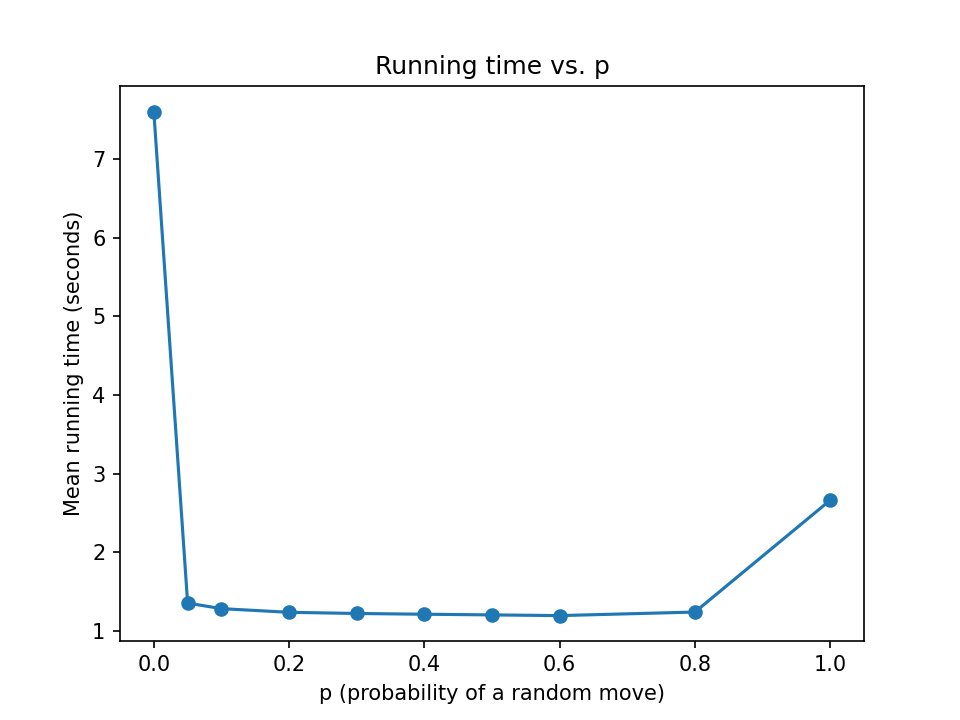

Recreate this plot in Python.
import glob
import time
import csv
import statistics
import matplotlib.pyplot as plt
from upgraded_robot_solver import parse_cnf, walksat

P_VALUES = [0.0, 0.05, 0.1, 0.2, 0.3, 0.4, 0.5, 0.6, 0.8, 1.0]
RUNS_PER_FILE = 3
MAX_FLIPS = 20000

paths = sorted(glob.glob("problems/*.cnf"))
cnfs = [parse_cnf(p) for p in paths]
print(f"{len(paths)} files")

rows = [] #metrics
for p in P_VALUES:
    times, timeouts = [], 0
    for nv, cl, occ in cnfs:
        start = time.perf_counter()
        result = walksat(nv, cl, occ, p=p, max_flips=MAX_FLIPS)
        times.append(time.perf_counter() - start)
        if result is None:
            timeouts += 1
    mean_t = statistics.mean(times)
    rows.append((p, mean_t, timeouts, len(times)))
    print(f"p={p:.2f}: mean {mean_t:.3f}s, timeouts {timeouts}/{len(times)}")

with open("p_sweep.csv", "w", newline="") as f:
    w = csv.writer(f)
    w.writerow(["p", "mean_seconds", "timeouts", "runs"])
    w.writerows(rows)

plt.plot([r[0] for r in rows], [r[1] for r in rows], marker="o")
plt.xlabel("p (probability of a random move)")
plt.ylabel("Mean running time (seconds)")
plt.title("Running time vs. p")
plt.savefig("sweep_prob.png", dpi=150)
plt.show()
